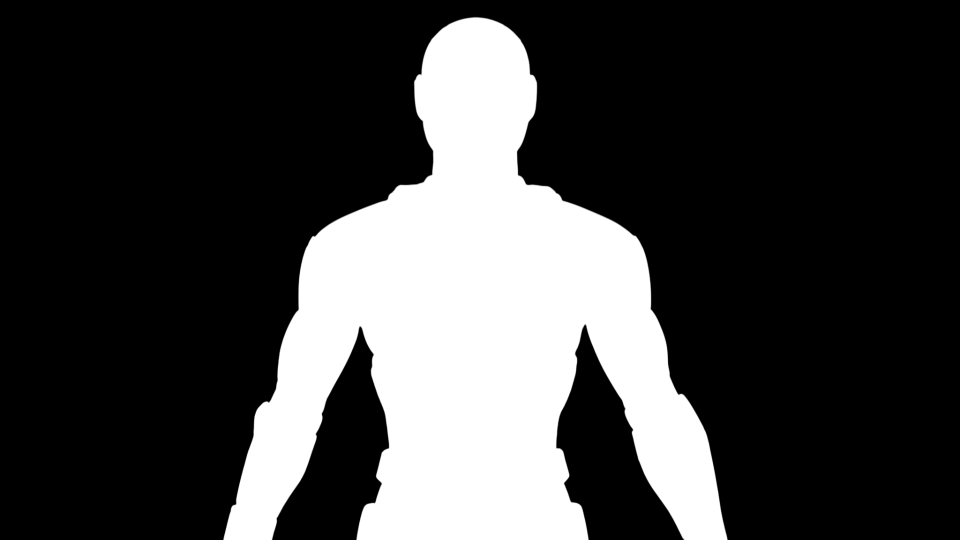
#> input picture scripts/robot_mask_static.png, 1920 x 1080 px, given in place of frame_0050.png, which was not available (shown at 1/2 size)
$ python gen_robot_mask.py
#> lines starting #> are read from the running program, lines starting #| are printed output that depends on the picture; after the words box and inside, x2 and y2 are one past the last pixel; in counts of white or black regions, pixels touching at a corner belong together
#!/usr/bin/env python3
"""
Generate a single static alpha mask of the robot from frame_0050 (best visibility).
The robot has multiple parts (assembly pieces) on a near-black background.
Background: Y=0-2. Robot: Y=3-255. Watermark: bright text in top-left (x=44-288, y=43-96).

Strategy:
1. Use Y > 8 threshold for clean bright robot parts
2. Find connected components, keep large ones (> 500px)
3. Dilate to reach dark robot parts (Y=3-7, up to 50px from bright parts)
4. Intersect with Y > 2 to exclude pure background
5. Exclude watermark region (top-left: x<350, y<150)
6. Remove small noise
7. Final cleanup
"""
import sys
sys.path.insert(0, '/Users/danielpaul/Desktop/businesscard/.venv-seg/lib/python3.11/site-packages')

import numpy as np
import cv2
from pathlib import Path

PROJECT_ROOT = Path('/Users/danielpaul/Desktop/businesscard')
INPUT_DIR = PROJECT_ROOT / "public/anim/robot-teardown"
OUTPUT_DIR = PROJECT_ROOT / "public/anim/robot-teardown-transparent"
OUTPUT_DIR.mkdir(parents=True, exist_ok=True)

# Load the best reference frame
ref_frame = INPUT_DIR / "frame_0050.png"
img = cv2.imread(str(ref_frame))
#> img is the input picture: shape (1080, 1920, 3); min 0, max 255, mean 63.5
print(f"Loaded {ref_frame}, shape: {img.shape}")
#| Loaded /Users/danielpaul/Desktop/businesscard/public/anim/robot-teardown/frame_0050.png, shape: (1080, 1920, 3)

# Convert to grayscale
gray = cv2.cvtColor(img, cv2.COLOR_BGR2GRAY)

# Step 1: Create mask with Y > 8 threshold (clean bright robot parts)
THRESHOLD_BASE = 8
_, mask_base = cv2.threshold(gray, THRESHOLD_BASE, 255, cv2.THRESH_BINARY)
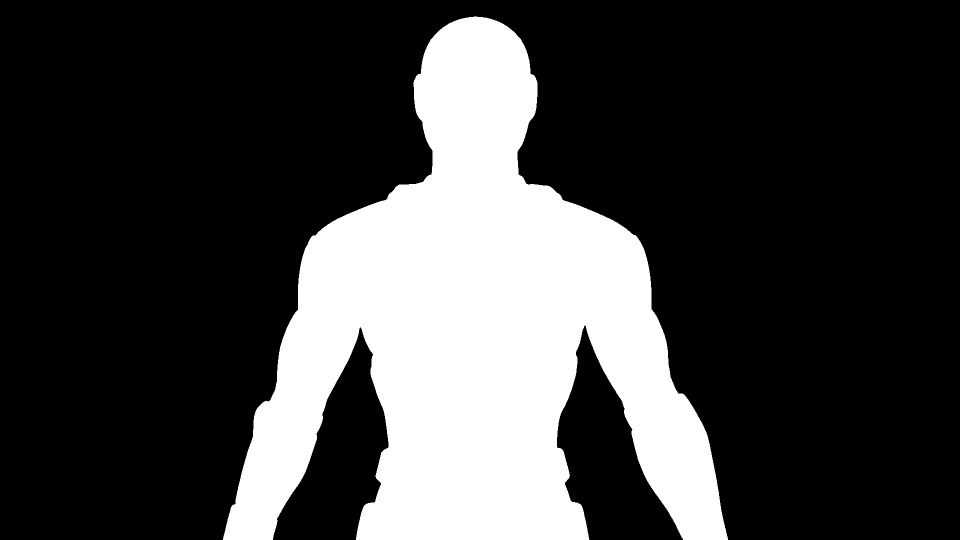
#> mask_base: shape (1080, 1920) (shown at 1/2 size); 25.1% white; 1 white region, box (x1, y1, x2, y2) and area: (446, 33, 1456, 1080) 520941
print(f"Base mask (Y>{THRESHOLD_BASE}): {np.sum(mask_base > 127)} pixels ({100*np.sum(mask_base > 127)/(1920*1080):.1f}%)")
#| Base mask (Y>8): 520941 pixels (25.1%)

# Step 2: Exclude watermark region in top-left
# Watermark is at approximately x=44-288, y=43-96
# Exclude x<350, y<150 to be safe
watermark_mask = np.zeros((1080, 1920), dtype=np.uint8)
watermark_mask[0:150, 0:350] = 255
mask_base = cv2.bitwise_and(mask_base, cv2.bitwise_not(watermark_mask))
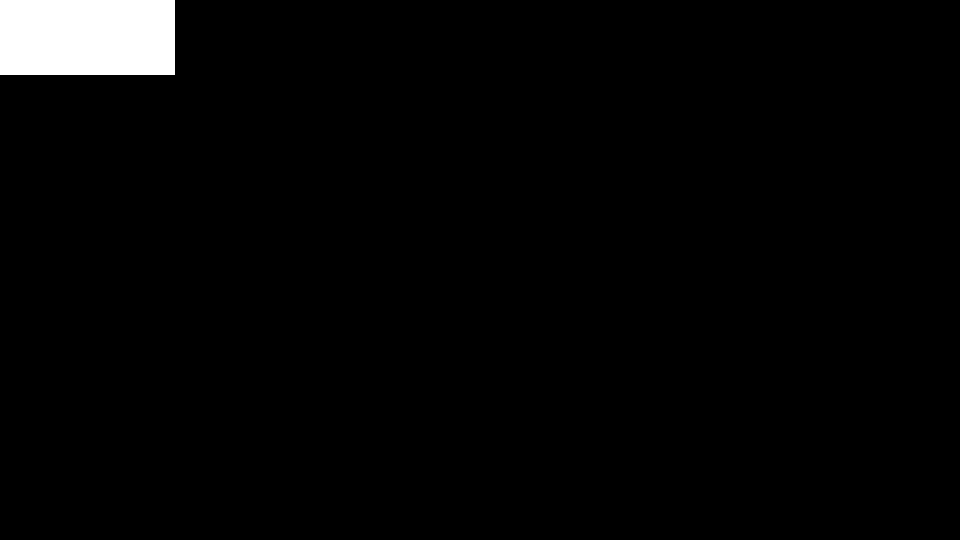
#> watermark_mask: shape (1080, 1920) (shown at 1/2 size); 2.5% white; 1 white region, box (x1, y1, x2, y2) and area: (0, 0, 350, 150) 52500
print(f"After watermark exclusion: {np.sum(mask_base > 127)} pixels ({100*np.sum(mask_base > 127)/(1920*1080):.1f}%)")
#| After watermark exclusion: 520941 pixels (25.1%)

# Step 3: Find connected components, keep large ones
num_labels, labels, stats, centroids = cv2.connectedComponentsWithStats(mask_base, connectivity=8)
#> num_labels = 2; stats = [[0, 0, 1920, 1080, 1552659], [446, 33, 1010, 1047, 520941]]; centroids = [[962.3, 497.3], [951, 665.4]]

robot_mask = np.zeros_like(mask_base)
total_kept = 0
for label_id in range(1, num_labels):
    area = stats[label_id, cv2.CC_STAT_AREA]
    if area > 500:
        robot_mask[labels == label_id] = 255
        total_kept += area
#> this loop made 1 pass
#> (area, total_kept) on pass 1: (520941, 520941)
#> after the loop, total_kept = 520941

print(f"Components > 500px: {len([s for s in stats[1:] if s[cv2.CC_STAT_AREA] > 500])}, kept {total_kept} pixels ({100*total_kept/(1920*1080):.1f}%)")
#| Components > 500px: 1, kept 520941 pixels (25.1%)

# Step 4: Dilate to reach dark robot parts (Y=3-7)
# Dark robot parts can be up to 50px from bright parts
kernel = cv2.getStructuringElement(cv2.MORPH_ELLIPSE, (5, 5))
dilated = cv2.dilate(robot_mask, kernel, iterations=25)
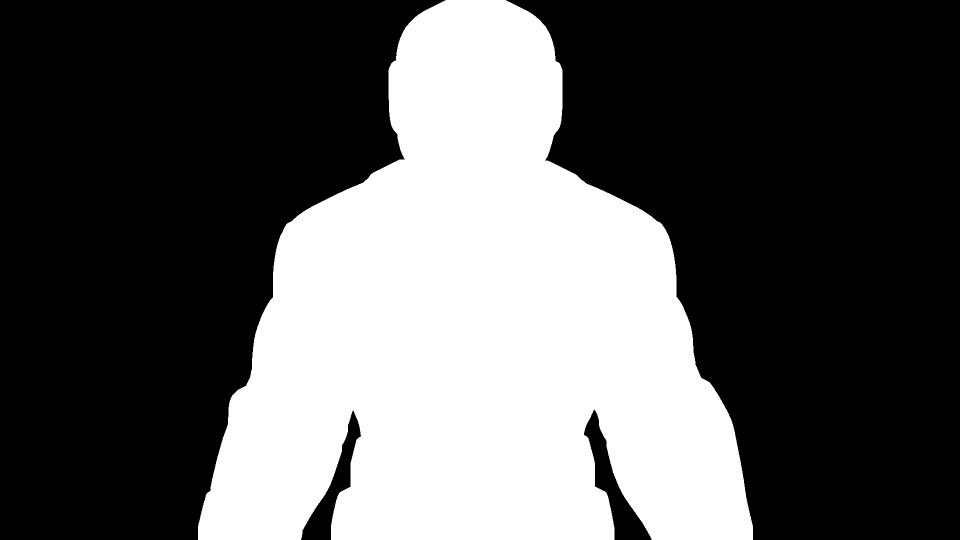
#> dilated: shape (1080, 1920) (shown at 1/2 size); 35.7% white; 1 white region, box (x1, y1, x2, y2) and area: (396, 0, 1506, 1080) 741261
print(f"After dilation: {np.sum(dilated > 127)} pixels ({100*np.sum(dilated > 127)/(1920*1080):.1f}%)")
#| After dilation: 741261 pixels (35.7%)

# Step 5: Intersect with Y > 2 to exclude pure background (Y=0-1)
bg_mask = (gray > 2).astype(np.uint8) * 255
robot_mask = cv2.bitwise_and(dilated, bg_mask)
print(f"After Y>2 intersection: {np.sum(robot_mask > 127)} pixels ({100*np.sum(robot_mask > 127)/(1920*1080):.1f}%)")
#| After Y>2 intersection: 520941 pixels (25.1%)

# Step 6: Re-exclude watermark (dilation may have brought it back)
robot_mask = cv2.bitwise_and(robot_mask, cv2.bitwise_not(watermark_mask))
print(f"After re-excluding watermark: {np.sum(robot_mask > 127)} pixels ({100*np.sum(robot_mask > 127)/(1920*1080):.1f}%)")
#| After re-excluding watermark: 520941 pixels (25.1%)

# Step 7: Remove small noise
num_labels2, labels2, stats2, _ = cv2.connectedComponentsWithStats(robot_mask, connectivity=8)
#> num_labels2 = 2; stats2 has the same summary as stats
robot_mask2 = np.zeros_like(robot_mask)
for label_id in range(1, num_labels2):
    area = stats2[label_id, cv2.CC_STAT_AREA]
    if area > 1000:
        robot_mask2[labels2 == label_id] = 255
#> this loop made 1 pass
#> area on pass 1: 520941

robot_mask = robot_mask2
robot_pixels = np.sum(robot_mask > 127)
#> robot_pixels = 520941
print(f"Final mask: {robot_pixels} pixels ({100*robot_pixels/(1920*1080):.1f}%)")
#| Final mask: 520941 pixels (25.1%)

# Step 8: Save the mask
mask_path = str(PROJECT_ROOT / "scripts/robot_mask_static.png")
cv2.imwrite(mask_path, robot_mask, [cv2.IMWRITE_PNG_COMPRESSION, 9])
print(f"Static mask saved to {mask_path}")

# Save preview
mask_color = cv2.cvtColor(robot_mask, cv2.COLOR_GRAY2BGR)
overlay = cv2.addWeighted(img, 0.7, mask_color, 0.3, 0)
cv2.imwrite(str(PROJECT_ROOT / "scripts/robot_mask_overlay.png"), overlay, [cv2.IMWRITE_PNG_COMPRESSION, 9])
print(f"Mask overlay saved")

# Verify key points
test_points = [
    (0, 0, "BG TL", False),
    (1919, 0, "BG TR", False),
    (0, 1079, "BG BL", False),
    (1919, 1079, "BG BR", False),
    (960, 540, "Robot center", True),
    (600, 600, "Robot body", True),
    (1200, 1000, "Robot leg (dark)", True),
    (300, 400, "BG (not robot)", False),
    (1700, 600, "Robot right edge", True),
]
print("\nVerification:")
all_ok = True
for x, y, label, should_be_robot in test_points:
    val = robot_mask[y, x]
    is_robot = val > 127
    ok = (is_robot == should_be_robot)
    if not ok:
        all_ok = False
    print(f"  {label} ({x},{y}): mask={val} -> {'OK' if ok else 'MISMATCH'}")
#> this loop made 9 passes
#> (val, is_robot, ok) on passes 1 to 9: (0, False, True), (0, False, True), (0, False, True), (0, False, True), (255, True, True), (255, True, True), (0, False, False), (0, False, True), (0, False, False)
#|   BG TL (0,0): mask=0 -> OK
#|   BG TR (1919,0): mask=0 -> OK
#|   BG BL (0,1079): mask=0 -> OK
#|   BG BR (1919,1079): mask=0 -> OK
#|   Robot center (960,540): mask=255 -> OK
#|   Robot body (600,600): mask=255 -> OK
#|   Robot leg (dark) (1200,1000): mask=0 -> MISMATCH
#|   BG (not robot) (300,400): mask=0 -> OK
#> (further printed lines are left out)

print(f"\nAll checks passed: {all_ok}")
